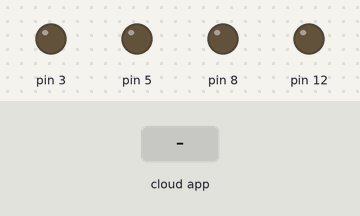
Simulated run of this sketch. Board: Arduino Uno, built with avr-gcc and run on an emulated ATmega328P. Parts: output pins drawn as LEDs (lit = HIGH). Inputs (shaded band) come from the test bench. The ROS host is connected and sends only what is stated.

Above: at 1.2 s.
1.3 s: the phone or cloud app sets Left to 0
At 1.6 s:
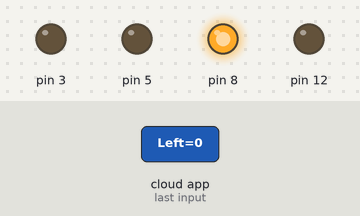
2.8 s: the phone or cloud app sets Right to 0
At 4.0 s:
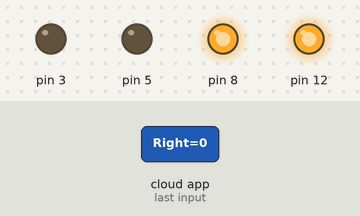
4.3 s: the phone or cloud app sets Left to 45
At 5.4 s:
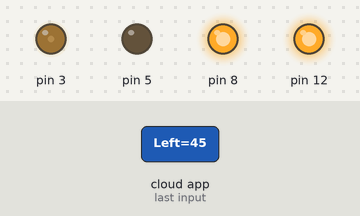
5.8 s: the phone or cloud app sets Right to 45
At 6.3 s:
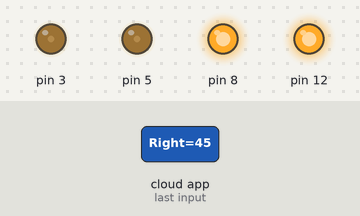
7.3 s: the phone or cloud app sets Left to 90
At 7.6 s:
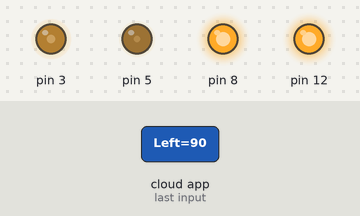
8.8 s: the phone or cloud app sets Right to 90
At 10.1 s:
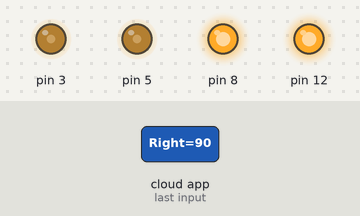
Timing chart, 0 to 11.3 s (numbered marks = the images above; inputs shaded):
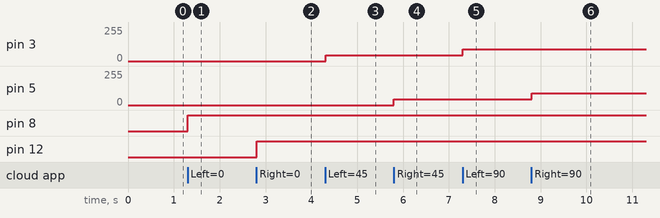

Measured:
- after the input at 1.3 s, pin 8: LOW → HIGH at once
- after the input at 2.8 s, pin 12: LOW → HIGH at once
- after the input at 4.3 s, pin 3: 0/255 → 45/255 at once
- after the input at 5.8 s, pin 5: 0/255 → 45/255 at once
- after the input at 7.3 s, pin 3: 45/255 → 90/255 at once
- after the input at 8.8 s, pin 5: 45/255 → 90/255 at once

The sketch:

man_drive.ino
```cpp
#include <ros.h>
#include <std_msgs/Int16.h>
#include <std_msgs/Bool.h>

//const int switchPinL = 12;
//const int left = 5;
//const int right = 3;
//int stateL = LOW;

//const int switchPinR = 8;
//int stateR = LOW;

//Port5 is left
//port 3 is right

int led = 13;
boolean blink = false;
int count = 0;

ros::NodeHandle  nh;

void leftCB(const std_msgs::Int16& msg){
  if(msg.data >= 0){
    //stateL = HIGH;
    analogWrite(3, msg.data);
    digitalWrite(8, HIGH);

  }else if(msg.data < -10){
    //stateL = LOW;
    analogWrite(3, -(msg.data));
    digitalWrite(8, LOW);

  }
}

void rightCB(const std_msgs::Int16& msg){
    if(msg.data >= 0){
    //stateR = HIGH;
    analogWrite(5, msg.data);
    digitalWrite(12, HIGH);

  }else if(msg.data < -10){
    //stateR = LOW;
    analogWrite(5, -(msg.data));
    digitalWrite(12, LOW);

  }
}

void blinkCB(const std_msgs::Bool& msg) {
  blink = msg.data;
}

ros::Subscriber<std_msgs::Int16> subL("Left", &leftCB );
ros::Subscriber<std_msgs::Int16> subR("Right", &rightCB );
ros::Subscriber<std_msgs::Bool> subB("blink", &blinkCB );

void setup()
{
  nh.getHardware()->setBaud(9600);
  nh.initNode();
  nh.subscribe(subL);
  nh.subscribe(subR);
  nh.subscribe(subB);
  pinMode(5, OUTPUT);
  pinMode(3, OUTPUT);
  pinMode(12, OUTPUT);
  pinMode(8, OUTPUT);
}

void loop()
{
  if (blink && count >= 1000) {
    count = 0;
    if (digitalRead(13) == HIGH) {
      digitalWrite(led, HIGH);
    }
    else {
      digitalWrite(led, LOW);
    }
  }
  count += 10;

  nh.spinOnce();
  delay(10);
}
```
